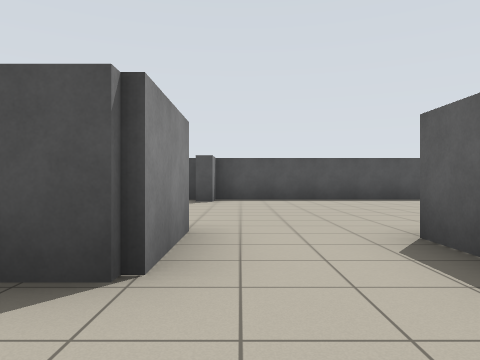
[1] (above)

24 first-person views from a walk through a Stage world. The camera is 0.94 m above the floor, looks level and sees 70° across. Floor lines are 1 m apart. The floor is counted in squares, 2 m on a side. Each view is taken from the middle of a square. On the plan, view 1 faces up. The plan holds only what a view shows up to about 9 squares ahead; the rest is blank. Robots are left out.

[2]
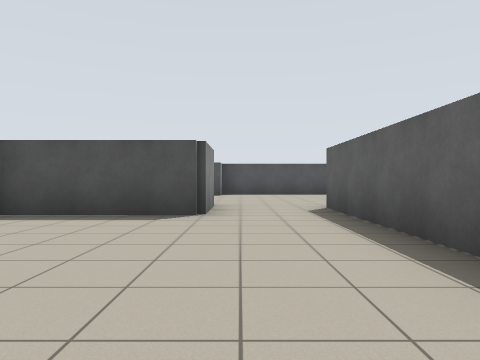

[3]
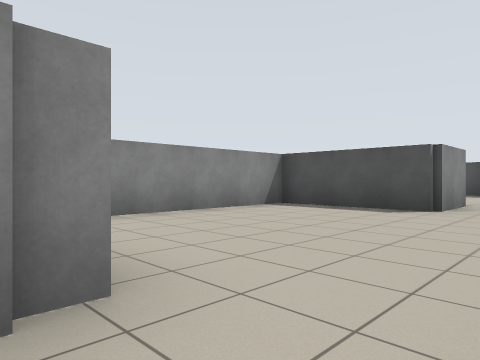

[4]
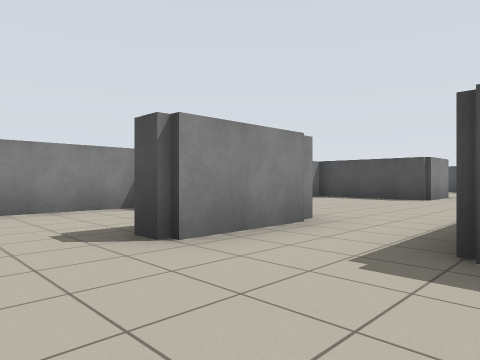

[5]
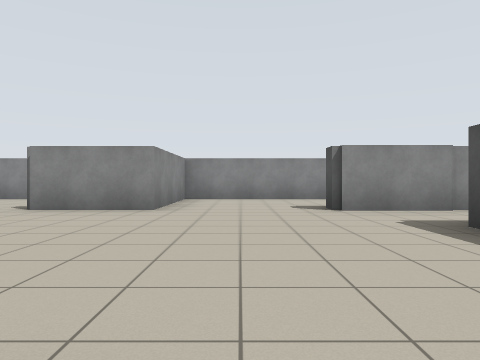

[6]
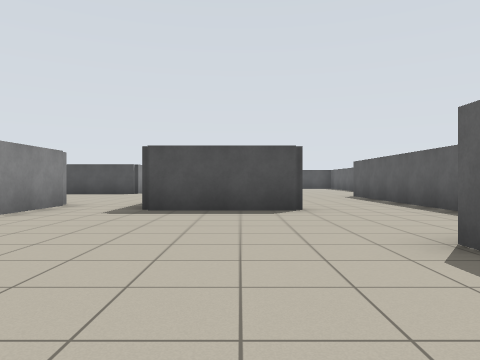

[7]
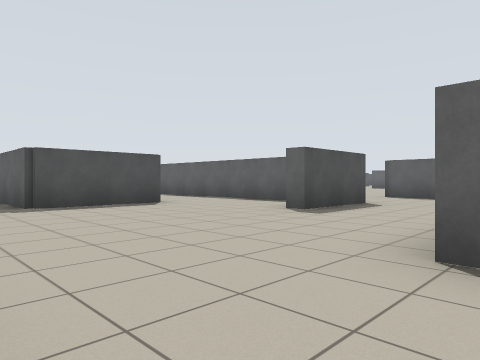

[8]
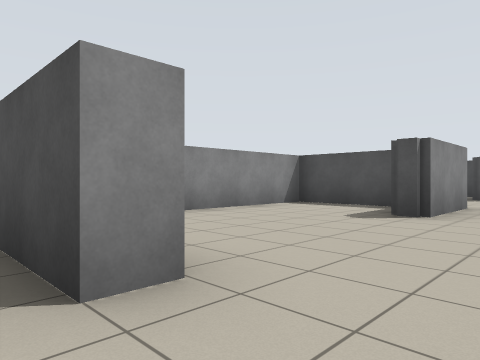

[9]
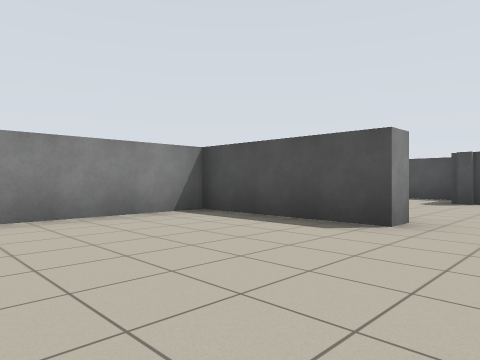

[10]
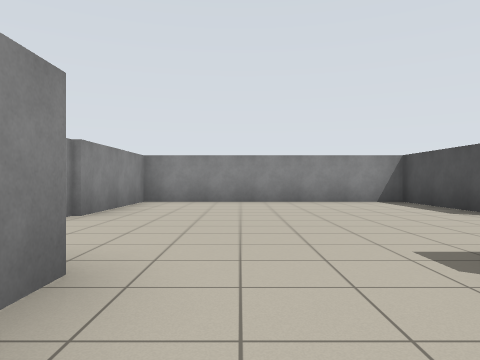

[11]
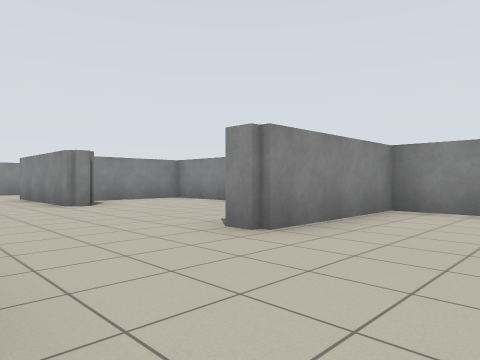

[12]
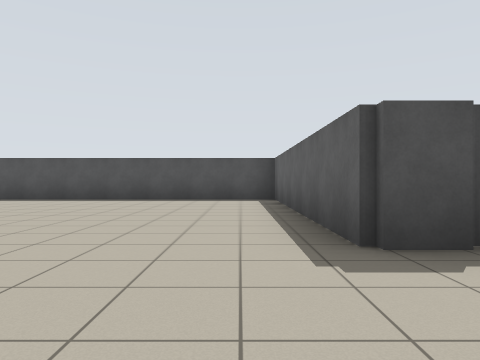

[13]
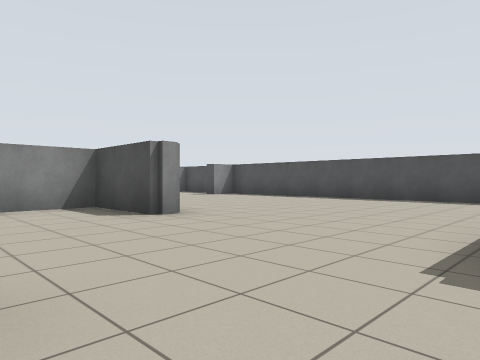

[14]
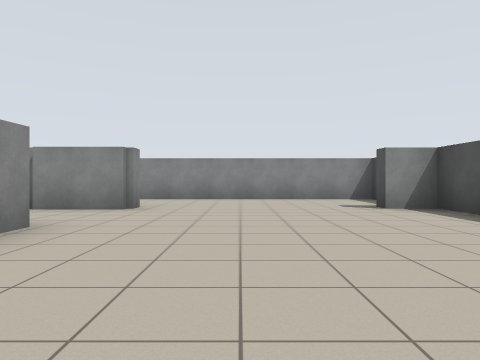

[15]
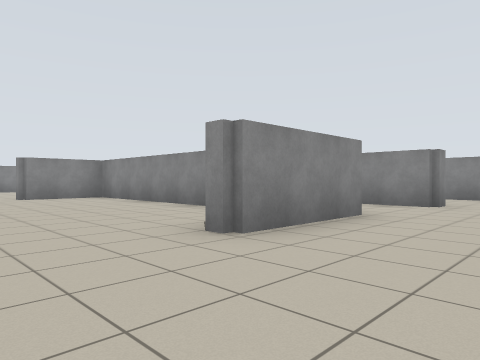

[16]
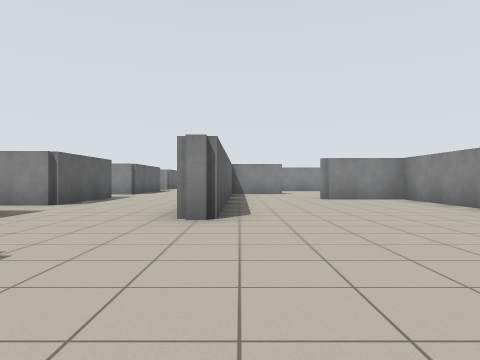

[17]
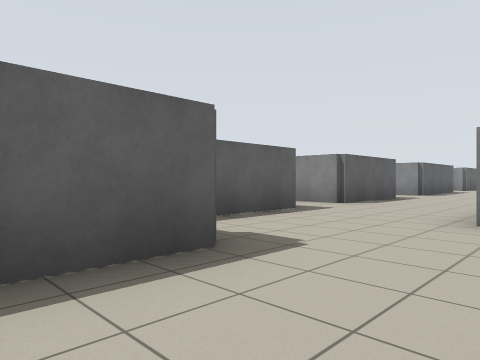

[18]
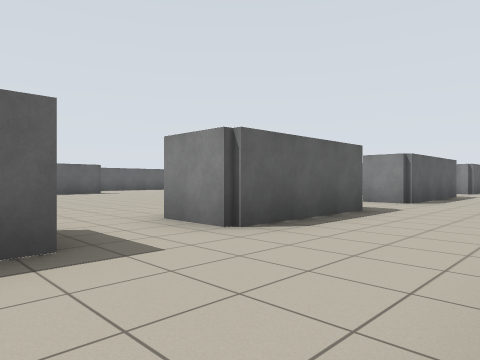

[19]
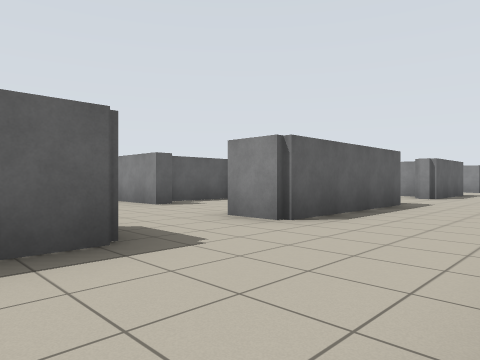

[20]
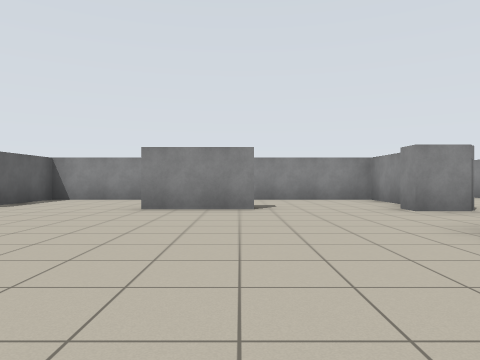

[21]
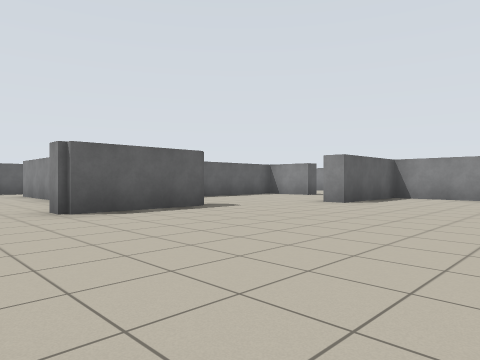

[22]
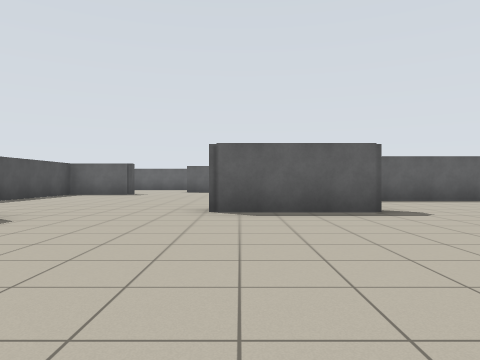

[23]
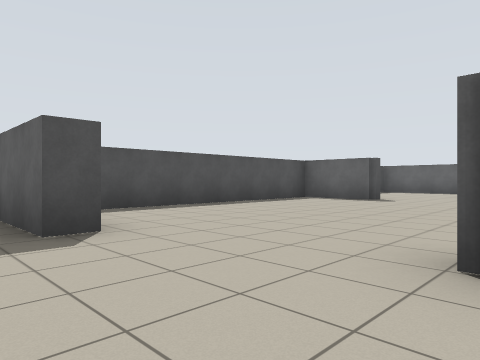

[24]
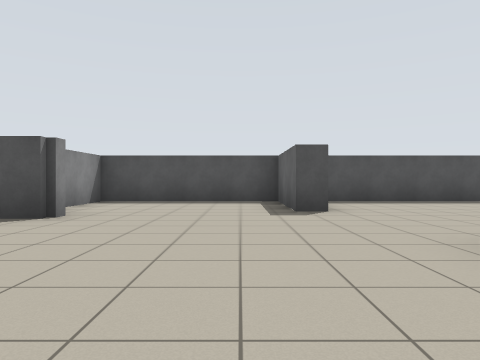

### Floor plan
Points are (right, up) in squares from view 1. A wall is a line through its corners. A room is listed if a view was taken in it or the views show most of it. See-through windows are left out.
Room 1 (views 1, 2, 3)
walls: (-0.3, -3.4) (-0.3, -5.6); (1.5, -1) (1.5, 2.9); (-0.6, 3.3) (-0.6, 1.6) (-3.4, 1.6) (-3.4, -2.1); (-0.3, 3.3) (-0.3, 1.6); (1.5, -4.7) (1.5, -2.8)
ways out: opening at (0.5, -4.5) to room 2; opening at (0.5, 2.5) to room 4
Room 2 (views 4, 5, 6)
walls: (-0.3, -5.6) (-0.9, -5.6); (4, -4.7) (1.5, -4.7); (6.3, -6.2) (6.3, -4.5); (6.9, -7.9) (4.5, -7.9); (-3.4, -4.1) (-3.4, -8.3) (-0.3, -8.3) (-0.3, -9.5)
ways out: opening at (0.5, -4.5) to room 1; opening at (0.5, -10.5) to room 3; opening at (4.5, -5) to room 4; opening at (5.5, -9.5) to room 4
Room 3 (views 7, 8, 9, 11)
walls: (-0.3, -14) (-0.3, -14.5) (-3.4, -14.5) (-3.4, -20.1) (-0.3, -20.1) (-0.3, -20.6); (-0.3, -9.5) (-0.3, -10.4) (-0.9, -10.4); (-1.1, -8.8) (-3.4, -8.8) (-3.4, -12.9)
ways out: opening at (0.5, -10.5) to room 2; opening at (0.5, -20) to room 4; opening at (2, -17.5) to room 4
Room 4 (views 10, 12, 13, 14, 15, 16, 17, 18, 19)
walls: (9.4, -14.2) (9.4, -13.2) (10, -13.2); (9.4, -10.8) (9.4, -7.1) (10.4, -7.1); (2.2, -18.9) (2.9, -18.9); (9.4, -5.2) (9.4, -2.3) (10.6, -2.3); (-0.6, -24.3) (-0.1, -24.3) (-0.1, -27.8); (6.3, -4.5) (6.3, -0.1) (6.9, -0.1); (-3.4, -23.8) (-3.4, -25.4); (-3, -25.7) (-1.1, -25.7); (9.4, -0.8) (9.4, 1.1); (8.8, 2.4) (7.8, 2.4) (7.8, 8.2) (-0.6, 8.2) (-0.6, 7.4) (-1, 7.4); (1.5, 2.9) (4, 2.9) (4, 2.4) (2.1, 2.4) (2.1, -4.2) (4, -4.2); (-1, 3.3) (-0.6, 3.3); (-3.4, 8.2) (-3.4, 2.5)
ways out: opening at (0.5, 2.5) to room 1; opening at (4.5, -5) to room 2; opening at (5.5, -9.5) to room 2; opening at (0.5, -20) to room 3; opening at (2, -17.5) to room 3; opening at (10, -6.5) to room 5; opening at (10, -1.5) to room 5
Room 5 (views 20, 21, 22, 23, 24)
walls: (18.9, -5.1) (18.9, -2.5) (19.4, -2.5); (18.4, 0.1) (17.8, 0.1) (17.8, 2.4) (14, 2.4) (14, 0.9); (14.7, -0.4) (14.7, -0.9) (14, -0.9); (22.8, -3.5) (24.2, -3.5); (12.8, -7.5) (14.6, -7.5); (21.7, -8.4) (21.7, -6.1); (15.2, -10.2) (17.5, -10.2) (17.5, -7.5) (18, -7.5); (10.4, -7.1) (10.4, -7.6); (13.4, -10) (13.4, -8.2); (9.9, -8.6) (9.9, -10.2) (12.8, -10.2); (25.4, 0.5) (24.9, 0.5) (24.9, 1.9); (24.4, 2.4) (18.9, 2.4)
ways out: opening at (10, -6.5) to room 4; opening at (10, -1.5) to room 4; opening at (26.5, 0)

Where each view was taken, in squares from view 1:
view 1: 0 up, 0 right, facing up
view 2: 3 down, 0 right, facing up
view 3: 4 down, 1 right, facing up-left
view 4: 7 down, 2 right, facing up-left
view 5: 7 down, 5 right, facing left
view 6: 10 down, 3 right, facing up
view 7: 11 down, 0 right, facing up-right
view 8: 15 down, 1 right, facing up-left
view 9: 18 down, 1 right, facing up-left
view 10: 18 down, 4 right, facing left
view 11: 18 down, 2 right, facing down-left
view 12: 0 up, 7 right, facing up
view 13: 0 up, 8 right, facing up-left
view 14: 5 up, 5 right, facing left
view 15: 5 up, 6 right, facing down-left
view 16: 4 up, 6 right, facing down
view 17: 4 up, 6 right, facing down-right
view 18: 0 up, 7 right, facing down-right
view 19: 4 down, 7 right, facing down-right
view 20: 2 down, 13 right, facing down
view 21: 1 down, 14 right, facing down-right
view 22: 3 down, 14 right, facing right
view 23: 3 down, 17 right, facing up-right
view 24: 5 down, 17 right, facing up
